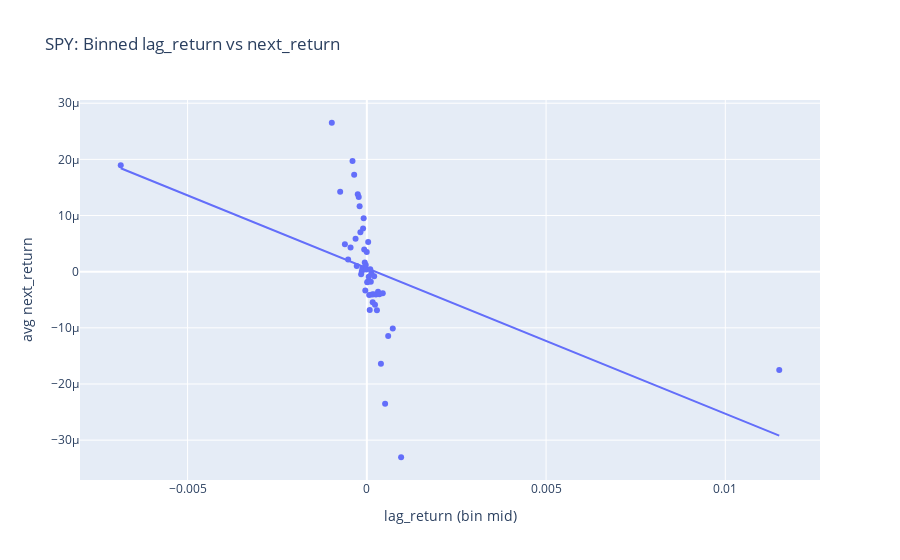

The code cell stored with this chart in its notebook:
### Code cell
fit_ar, ct_ar = run_ols_hac(
    y = df["next_return"],
    X = df[["lag_return"]],
    lags = 10
)
pretty_print(ct_ar, f"{sym0}: next_return ~ lag_return  (HAC)")

# quick viz: binned scatter
bins = pd.qcut(df["lag_return"], q=50, duplicates="drop")
grp  = df.groupby(bins)["next_return"].mean().reset_index()
grp["lag_bin_mid"] = grp["lag_return"].apply(lambda x: 0.5*(x.left+x.right))

fig = px.scatter(grp, x="lag_bin_mid", y="next_return",
                 trendline="ols",
                 title=f"{sym0}: Binned lag_return vs next_return")
fig.update_layout(xaxis_title="lag_return (bin mid)", yaxis_title="avg next_return")
fig.show()

### Figure 1 — Plotly figure (JSON) as saved in the notebook; plotly's stock layout.template omitted (floating-point values rounded to 4 significant figures)
{"data": [{"hovertemplate": "lag_bin_mid=%{x}<br>next_return=%{y}<extra></extra>", "legendgroup": "", "marker": {"color": "#636efa", "symbol": "circle"}, "mode": "markers", "name": "", "orientation": "v", "showlegend": false, "type": "scatter", "x": [-0.006865, -0.000977, -0.000744, -0.000612, -0.000522, -0.000454, -0.0003995, -0.0003535, -0.0003145, -0.0002815, -0.0002525, -0.000226, -0.0002015, -0.0001795, -0.000159, -0.0001395, -0.0001215, -0.0001045, -8.835e-05, -7.34e-05, -5.82e-05, -4.28e-05, -2.935e-05, -1.423e-05, -2.575e-06, 1.015e-05, 2.48e-05, 3.725e-05, 5.215e-05, 6.57e-05, 8.045e-05, 9.58e-05, 0.000111, 0.0001275, 0.000145, 0.0001635, 0.000183, 0.0002045, 0.000228, 0.0002535, 0.0002815, 0.000313, 0.00035, 0.000393, 0.0004445, 0.0005095, 0.0005955, 0.0007235, 0.000956, 0.0115], "xaxis": "x", "y": [1.893e-05, 2.652e-05, 1.423e-05, 4.879e-06, 2.188e-06, 4.287e-06, 1.973e-05, 1.727e-05, 5.855e-06, 1.024e-06, 1.379e-05, 1.33e-05, 1.164e-05, 7.022e-06, -4.591e-07, 7.314e-08, 6.206e-07, 7.704e-06, 9.527e-06, 3.932e-06, 1.65e-06, -3.332e-06, 1.197e-06, 3.827e-07, 3.515e-06, -1.872e-06, -1.802e-06, 5.28e-06, -8.821e-07, -4.169e-06, -6.82e-06, 4.298e-07, -1.791e-06, -2.641e-07, -4.043e-06, -5.453e-06, -3.999e-06, -8.253e-07, -5.883e-06, -4.045e-06, -6.87e-06, -3.589e-06, -4.021e-06, -1.641e-05, -3.861e-06, -2.353e-05, -1.148e-05, -1.011e-05, -3.305e-05, -1.751e-05], "yaxis": "y"}, {"hovertemplate": "<b>OLS trendline</b><br>next_return = -0.00259227 * lag_bin_mid + 6.18593e-07<br>R<sup>2</sup>=0.224770<br><br>lag_bin_mid=%{x}<br>next_return=%{y} <b>(trend)</b><extra></extra>", "legendgroup": "", "marker": {"color": "#636efa", "symbol": "circle"}, "mode": "lines", "name": "", "showlegend": false, "type": "scatter", "x": [-0.006865, -0.000977, -0.000744, -0.000612, -0.000522, -0.000454, -0.0003995, -0.0003535, -0.0003145, -0.0002815, -0.0002525, -0.000226, -0.0002015, -0.0001795, -0.000159, -0.0001395, -0.0001215, -0.0001045, -8.835e-05, -7.34e-05, -5.82e-05, -4.28e-05, -2.935e-05, -1.423e-05, -2.575e-06, 1.015e-05, 2.48e-05, 3.725e-05, 5.215e-05, 6.57e-05, 8.045e-05, 9.58e-05, 0.000111, 0.0001275, 0.000145, 0.0001635, 0.000183, 0.0002045, 0.000228, 0.0002535, 0.0002815, 0.000313, 0.00035, 0.000393, 0.0004445, 0.0005095, 0.0005955, 0.0007235, 0.000956, 0.0115], "xaxis": "x", "y": [1.841e-05, 3.151e-06, 2.547e-06, 2.205e-06, 1.972e-06, 1.795e-06, 1.654e-06, 1.535e-06, 1.434e-06, 1.348e-06, 1.273e-06, 1.204e-06, 1.141e-06, 1.084e-06, 1.031e-06, 9.802e-07, 9.336e-07, 8.896e-07, 8.476e-07, 8.089e-07, 7.695e-07, 7.295e-07, 6.947e-07, 6.555e-07, 6.253e-07, 5.923e-07, 5.543e-07, 5.22e-07, 4.834e-07, 4.483e-07, 4.1e-07, 3.703e-07, 3.309e-07, 2.881e-07, 2.427e-07, 1.948e-07, 1.442e-07, 8.847e-08, 2.756e-08, -3.855e-08, -1.111e-07, -1.928e-07, -2.887e-07, -4.002e-07, -5.337e-07, -7.022e-07, -9.251e-07, -1.257e-06, -1.86e-06, -2.921e-05], "yaxis": "y"}], "layout": {"legend": {"tracegroupgap": 0}, "title": {"text": "SPY: Binned lag_return vs next_return"}, "xaxis": {"anchor": "y", "domain": [0, 1], "title": {"text": "lag_return (bin mid)"}}, "yaxis": {"anchor": "x", "domain": [0, 1], "title": {"text": "avg next_return"}}}}
